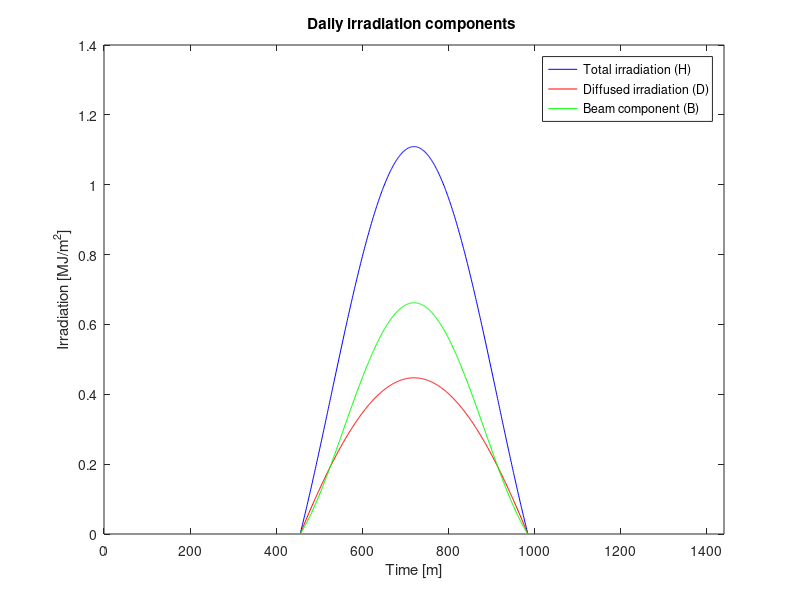
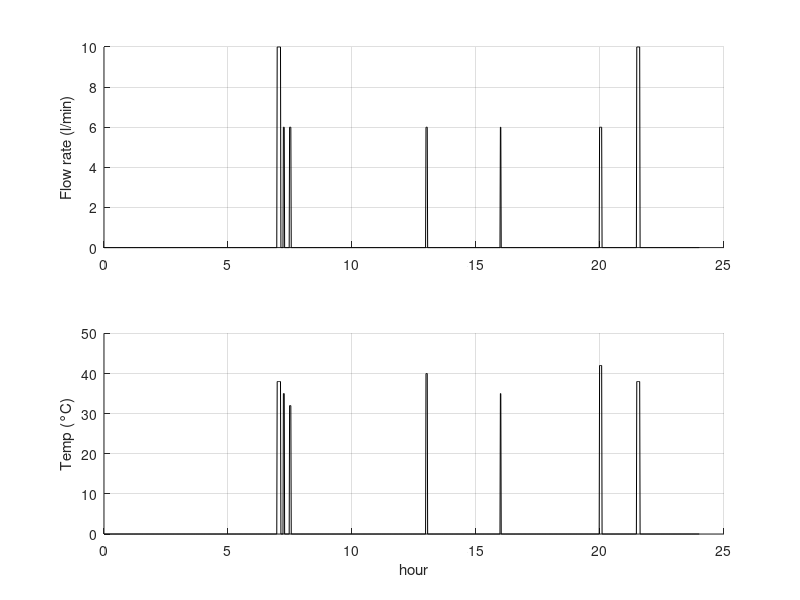

MATLAB code to generate these figures, in order:
clear;
clc;
close all;



%% Consumption profiles


% SELECT SEASON:
%     1 = winter (15 january)
%     2 = summmer (15 june)

season = 1;

if (season ~= 1 || season ~= 2)
    season = 1;
end


% we will assume that maximum temperature during the day is reached at t=tmax 
tmax = 14;


time = (0:60*24)'; % min
flow_rate_consumption = 0*time; % l/min
temperature_req = 0*time; % °C


if season == 1 % winter

    Tmains = 12; % ° C

    flow_rate_consumption(60*7:60*7+8) = 10; % l/min shower 1
    temperature_req(60*7:60*7+8) = 38; % °C

    flow_rate_consumption(60*7.25:60*7.25+2) = 6; % l/min face washing 1
    temperature_req(60*7.25:60*7.25+2) = 35; % °C

    flow_rate_consumption(60*7.5:60*7.5+3) = 6; % l/min breakfast wash
    temperature_req(60*7.5:60*7.5+3) = 32; % °C

    flow_rate_consumption(60*13:60*13+3) = 6; % l/min lunch wash
    temperature_req(60*13:60*13+3) = 40; % °C

    flow_rate_consumption(60*16:60*16+1) = 6; % l/min face washing 2
    temperature_req(60*16:60*16+1) = 35; % °C

    flow_rate_consumption(60*20:60*20+5) = 6; % l/min dinner wash
    temperature_req(60*20:60*20+5) = 42; % l/min dinner wash

    flow_rate_consumption(60*21.5:60*21.5+7) = 10; % l/min shower 2
    temperature_req(60*21.5:60*21.5+7) = 38; % °C

    n = 15;
    H = 3.6*1.649;     % [MJ/m^2]  daily global irradiation
    D = 3.6*0.713;     % [MJ/m^2]  daily diffuse irradiation 
    Tmin = 4;          % [°C] average monthly minimum temperature
    Tmax = 8;          % [°C] average monthly maximum temperature


else % summer

    Tmains = 16; 

    flow_rate_consumption(60*6:60*6+8) = 10; % l/min shower 1
    temperature_req(60*6:60*6+8) = 36; % ° C

    flow_rate_consumption(60*6.25:60*6.25+4) = 8; % l/min face washing 1
    temperature_req(60*6.25:60*6.25+4) = 32; % ° C

    flow_rate_consumption(60*6.5:60*6.5+3) = 6; % l/min breakfast wash
    temperature_req(60*6.5:60*6.5+3) = 32; % ° C

    flow_rate_consumption(60*12:60*12+3) = 6; % l/min lunch wash
    temperature_req(60*12:60*12+3) = 40; % ° C

    flow_rate_consumption(60*18:60*18+10) = 10; % l/min evenign shower
    temperature_req(60*18:60*18+10) = 35; % ° C

    flow_rate_consumption(60*19:60*19+5) = 6; % l/min dinner wash
    temperature_req(60*19:60*19+5) = 40; % l/min dinner wash

    flow_rate_consumption(60*20.5:60*20.5+8) = 10; % l/min shower 2
    temperature_req(60*20.5:60*20.5+8) = 36; % ° C

    n = 166;
    H = 3.6*6.471;     % [MJ/m^2]  daily global irradiation
    D = 3.6*2.528;     % [MJ/m^2]  daily diffuse irradiation 
    Tmin = 16;          % [°C] average monthly minimum temperature
    Tmax = 23;          % [°C] average monthly maximum temperature

end

figure(2)
ha(1)=subplot(2,1,1);
hold on
grid on
plot(time/60,flow_rate_consumption,'k')
ylabel('Flow rate (l/min)')

ha(2)=subplot(2,1,2);
hold on
grid on
plot(time/60,temperature_req,'k')
ylabel('Temp (°C)')
xlabel('hour')

linkaxes(ha,'x')



%% METEOROLOGICAL INPUT 
lat=46.07; %latitude in deg
az=0; % panel azimuth in deg (facing south)
tilt=30; % tilt angle in deg
rho=0.2; % substrate reflectance


I0 = 1367; %[W/m^2] solar constant
phi = pi/180*lat; % latit in radianti
gamma = az*pi/180; % azimuth in rad % ELIMINA 
beta = pi/180*tilt; % tilt in rad
DT = Tmax-Tmin; % daily temperature variation

delta = 23.45*pi/180*sin(2*pi*(284+n)/365.25); % declination [rad]
omega_s = acos(-tan(phi)*tan(delta)); % sunrise/sunset angle on ground [rad]
t_sr = round((-12/pi*omega_s + 12)*60); % sunset time (m) rounded
t_ss = round((12/pi*omega_s + 12)*60); % sunrise time (m) rounded


N=1;             % number of modules installed
A = 2.14;        %[m^2] effective absorber surface
V = 1.7;         % [L] collector liquid content
alpha = 0.95;    % collector absorption
epsilon = 0.04;  % emissions
eta_zero = 0.802;   %optical efficiency at absorber
U = 4.3;            % [W / m^2K]
a1 = 4.28;          % [W / m^2K] coefficients of heat loss
a2 = 0.0064;        % [W / m^2K^2] coefficients of heat loss
flow_rate = 64.2;   % [L/h] recommended flow rate

c_joule = 4200; % J/(kg*K) water specific heat capacity
c = c_joule/3600; % Wh/(kg*K) water specific heat capacity
T_in = 30; % °C
Tin = T_in + 273.15;   % K
water_density = 1;     % [kg/L] water density, assumed constant
m_dot = (flow_rate/3600)*water_density;    % [kg/s] mass flow rate

%% IRRADIATION CALCULATION

a_=0.409+0.5016*sin(omega_s-pi/3);
b_=0.6609-0.4767*sin(omega_s-pi/3);




% Ht = zeros(n_samples, 12);
% Dt = zeros(n_samples, 12);
% Bt = zeros(n_samples, 12);
% Hbt = zeros(n_samples, 12);
% Ta = zeros(n_samples, 12);
% solar_power = zeros(n_samples, 12);
% collector_power = zeros(n_samples, 12);
% deltaT = zeros(n_samples, 12);  %Tout - Tin (temperature)
% time = zeros(n_samples, 12);
% Tout = zeros(n_samples, 12);



% create timeseries that goes from sunrise to sunset
time_sun = (t_sr:t_ss)';
omega = pi/(12*60)*(time_sun-(12*60)); % hour angle of the sun
dt = time_sun(2)-time_sun(1);
domega = omega(2)-omega(1);


% ambient temperature profile
Ta = (Tmax+Tmin)/2 +(Tmax-Tmin)/2*cos(2*pi/24*(time_sun-tmax)); % [°C] hourly ambient temperature


% calculate the hourly irradiation values. The total irradiation for
% each hour is calculated by multiplying these ratios for the average
% day irradiation (same goes for diffused component), then we calculate
% the beam component as difference
rd = pi/24*(cos(omega)-cos(omega_s))/(sin(omega_s)-omega_s*cos(omega_s));
rt = rd.*(a_+b_*cos(omega));
Dt = rd*D*dt/1;    % [MJ/m^2] in a time interval dt
Ht = rt*H*dt/1;    % [MJ/m^2] in a time interval dt
Bt = Ht - Dt;         % [MJ/m^2] in a time interval dt


% Check if correct
D_check = sum(Dt); % should be the same as D
H_check = sum(Ht); % should be the same as H

%Now that we calculated the hourly irradiation, we need to compute how
%much of it goes on our tilted surface

% Compute: thetai (angle of incidence of the sun rays on tilted plane)
% and thetaz (solar zenith angle)

cosThetaz=cos(omega)*cos(delta)*cos(phi)+sin(delta)*sin(phi);
cosThetai = cos(beta)*(sin(delta)*sin(phi) + cos(delta)*cos(omega)*cos(phi)) - sin(beta)*(cos(gamma)*(cos(phi)*sin(delta) - cos(delta)*cos(omega)*sin(phi)) - cos(delta)*sin(gamma)*sin(omega));

Rt=cosThetai./cosThetaz;


Hbt = (Bt.*Rt+Dt.*((1+cos(beta))/2)+((1-cos(beta))/2)*rho.*Ht)*1e6/(3600*dt); % [W/m^2] radiation (instantaneous power, function fo time)
%Hbt(:, i) = (Bt(:, i).*Rt+Dt(:, i).*((1+cos(beta))/2)+((1-cos(beta))/2)*rho.*Ht(:, i))*1e6*dt/(3600); % [W/m^2] radiation (instantaneous power, function fo time)
Hbt(1) = 0; Hbt(end) = 0;
Hbt(Hbt<0) = 0;
% Hbt_(cosThetai<0 | cosThetaz<0)= 0;



%Plots
figure(1)
plot(time_sun, Ht, 'Color','b', 'LineStyle','-')
hold on
%plot(time, Hbt, 'Color','b', 'LineStyle','--')
plot(time_sun, Dt, 'Color','r', 'LineStyle','-')
plot(time_sun, Bt, 'Color','g', 'LineStyle','-')
xlabel('Time [m]')
xlim([0 24*60])
ylabel('Irradiation [MJ/m^2]')
legend('Total irradiation (H)', 'Diffused irradiation (D)', 'Beam component (B)')
title('Daily irradiation components ')
hold off


%Now calculate

eta = eta_zero - U * (T_in - Ta) ./ Hbt;

ind = find(eta > 0);

%Total solar power on tilted panel

solar_power = Hbt.*A;

collector_power = eta.*Hbt.*A;
collector_power(collector_power<0) = 0;
collector_power(isnan(collector_power)) = 0;

%Knowing the power captured by the collector, the fluid flow rate (assumed constant at the recommended value) and
%the specific heat, we can calculate the temperature change of the
%fluid between the entrance and the exit of the collector. Keep in mind
%that the time is expressed in hours, therefore we multiply the flow
%rate by dt

deltaT = collector_power/(flow_rate*dt*c);
